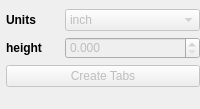
       <widget class="QDockWidget" name="dockWidgetTabs">
        <property name="font">
         <font>
          <pointsize>14</pointsize>
          <bold>true</bold>
         </font>
        </property>
        <property name="styleSheet">
         <string notr="true">QDockWidget::title { background-color: rgb(200, 200, 200);}</string>
        </property>
        <property name="allowedAreas">
         <set>Qt::LeftDockWidgetArea|Qt::RightDockWidgetArea</set>
        </property>
        <property name="windowTitle">
         <string>Tabs</string>
        </property>
        <widget class="QWidget" name="dockWidgetContents_3">
         <layout class="QVBoxLayout" name="verticalLayout_2">
          <property name="leftMargin">
           <number>6</number>
          </property>
          <property name="rightMargin">
           <number>0</number>
          </property>
          <property name="bottomMargin">
           <number>22</number>
          </property>
          <item>
           <widget class="QWidget" name="grid_Tabs" native="true">
            <property name="minimumSize">
             <size>
              <width>0</width>
              <height>44</height>
             </size>
            </property>
            <layout class="QVBoxLayout" name="verticalLayout_4">
             <property name="leftMargin">
              <number>0</number>
             </property>
             <property name="topMargin">
              <number>0</number>
             </property>
             <property name="rightMargin">
              <number>0</number>
             </property>
             <property name="bottomMargin">
              <number>0</number>
             </property>
             <item>
              <layout class="QFormLayout" name="formLayout_Tabs">
               <property name="labelAlignment">
                <set>Qt::AlignLeading|Qt::AlignLeft|Qt::AlignVCenter</set>
               </property>
               <property name="formAlignment">
                <set>Qt::AlignLeading|Qt::AlignLeft|Qt::AlignTop</set>
               </property>
               <item row="0" column="0">
                <widget class="QLabel" name="label_TabsUnits">
                 <property name="font">
                  <font>
                   <pointsize>9</pointsize>
                   <bold>true</bold>
                  </font>
                 </property>
                 <property name="text">
                  <string>Units</string>
                 </property>
                </widget>
               </item>
               <item row="0" column="1">
                <widget class="QComboBox" name="comboBox_Tabs_Units">
                 <property name="enabled">
                  <bool>false</bool>
                 </property>
                 <property name="minimumSize">
                  <size>
                   <width>80</width>
                   <height>0</height>
                  </size>
                 </property>
                 <property name="font">
                  <font>
                   <pointsize>9</pointsize>
                   <bold>false</bold>
                  </font>
                 </property>
                 <item>
                  <property name="text">
                   <string>inch</string>
                  </property>
                 </item>
                 <item>
                  <property name="text">
                   <string>mm</string>
                  </property>
                 </item>
                </widget>
               </item>
               <item row="1" column="0">
                <widget class="QLabel" name="label_Tabs_Height">
                 <property name="font">
                  <font>
                   <pointsize>9</pointsize>
                   <bold>true</bold>
                  </font>
                 </property>
                 <property name="text">
                  <string>height     </string>
                 </property>
                </widget>
               </item>
               <item row="1" column="1">
                <widget class="QDoubleSpinBox" name="doubleSpinBox_Tabs_Height">
                 <property name="enabled">
                  <bool>false</bool>
                 </property>
                 <property name="minimumSize">
                  <size>
                   <width>80</width>
                   <height>0</height>
                  </size>
                 </property>
                 <property name="font">
                  <font>
                   <pointsize>9</pointsize>
                   <bold>false</bold>
                  </font>
                 </property>
                 <property name="decimals">
                  <number>3</number>
                 </property>
                </widget>
               </item>
              </layout>
             </item>
             <item>
              <widget class="QPushButton" name="pushButton_Tabs_CreateTabs">
               <property name="enabled">
                <bool>false</bool>
               </property>
               <property name="font">
                <font>
                 <pointsize>9</pointsize>
                 <bold>false</bold>
                </font>
               </property>
               <property name="text">
                <string>Create Tabs</string>
               </property>
              </widget>
             </item>
            </layout>
           </widget>
          </item>
         </layout>
        </widget>
       </widget>
